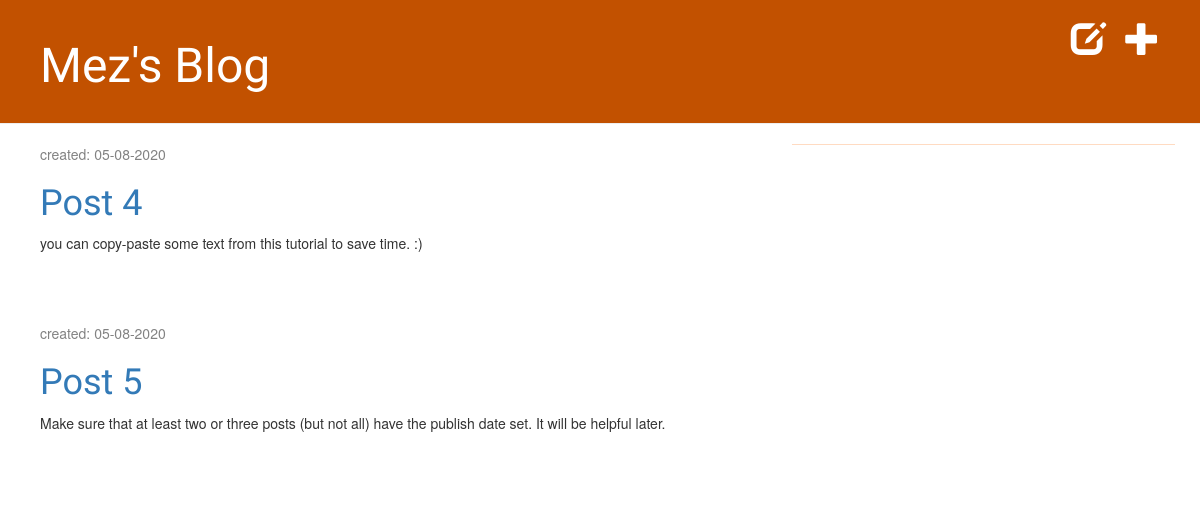
Page /drafts/ (signed in) on the earlier database version.
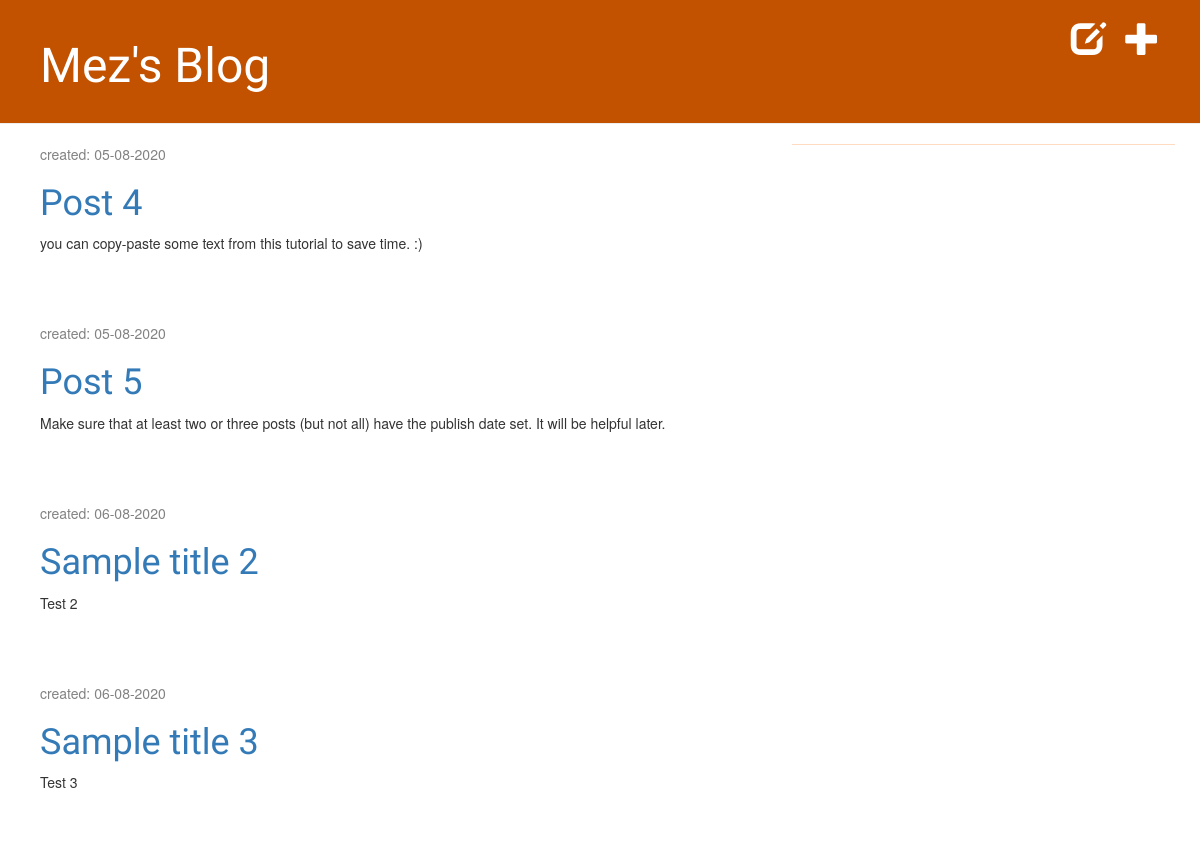
Same page on the later database version.
### blog/models.py (models this page shows, shortened)
class Post(models.Model):
	author = models.ForeignKey(settings.AUTH_USER_MODEL, on_delete=models.CASCADE)
	title = models.CharField(max_length=200)
	text = models.TextField()
	created_date = models.DateTimeField(default=timezone.now)
	published_date = models.DateTimeField(blank=True, null=True)

### blog/views.py (the view)
# urls.py: path('drafts/', views.post_draft_list, name='post_draft_list'),
def post_draft_list(request):
    if request.user.is_authenticated:
        posts = Post.objects.filter(published_date__isnull=True).order_by('created_date')
        return render(request, 'blog/post_draft_list.html', {'posts': posts})
    else:
        return render(request, 'blog/error.html', {'title': 'unauthenticated', 'message': 'Please login'})

### blog/templates/blog/post_draft_list.html
{% extends 'blog/base.html' %}
{% block content %}
    {% for post in posts %}
        <div class="post">
            <p class="date">created: {{ post.created_date|date:'d-m-Y' }}</p>
            <h1><a href="{% url 'post_detail' pk=post.pk %}">{{ post.title }}</a></h1>
            <p>{{ post.text|truncatechars:200 }}</p>
        </div>
    {% endfor %}
{% endblock %}

Differences in the rows shown:
added Post: created_date "06-08-2020", title "Sample title 2", text "Test 2"
added Post: created_date "06-08-2020", title "Sample title 3", text "Test 3"
